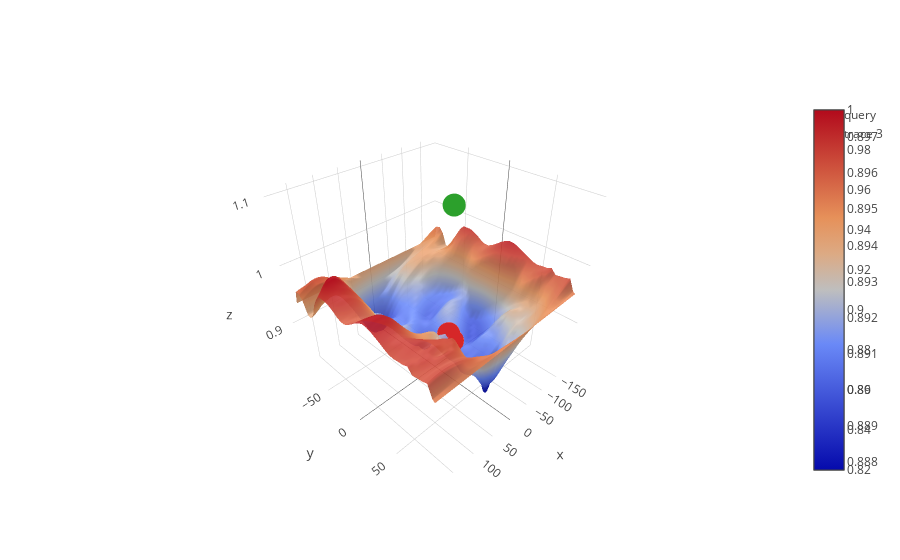

The cell this chart's notebook holds for it:
### Code cell
data = [go.Surface( z=tiegcm.z[time_index, height_index, :, :]/norm,
                    x=tiegcm.lon,
                    y=tiegcm.lat,
                    opacity = .9,
                   name = 'max_height'
                    ),
        go.Surface( z=z_column[0, height_index, :, :]/norm,
                    x=lon_column[height_index],
                    y = lat_column[height_index],
                    opacity = 1,
                   name = 'column_height',
                    ),
        go.Scatter3d(x = [p.longitude], y =[ p.latitude],z = [p.height/norm], name = 'query', mode = 'markers'),
        go.Scatter3d(x = [lon[c[0], c[1]] for c in coord_indices], 
                     y = [lat[c[0], c[1]] for c in coord_indices], 
                     z = tiegcm.z[time_index,height_index, lat_indices, lon_indices]/norm, mode = 'markers')
]

iplot(data)

### Figure 1 — Plotly figure (JSON) as saved in the notebook; plotly's stock layout.template omitted (floating-point values rounded to 4 significant figures; data arrays with more than 128 entries replaced by an {"elided": "..."} marker saying what was removed)
{"data": [{"name": "max_height", "opacity": 0.9, "type": "surface", "x": [-180, -175, -170, -165, -160, -155, -150, -145, -140, -135, -130, -125, -120, -115, -110, -105, -100, -95, -90, -85, -80, -75, -70, -65, -60, -55, -50, -45, -40, -35, -30, -25, -20, -15, -10, -5, 0, 5, 10, 15, 20, 25, 30, 35, 40, 45, 50, 55, 60, 65, 70, 75, 80, 85, 90, 95, 100, 105, 110, 115, 120, 125, 130, 135, 140, 145, 150, 155, 160, 165, 170, 175, 180], "y": [-90, -87.5, -82.5, -77.5, -72.5, -67.5, -62.5, -57.5, -52.5, -47.5, -42.5, -37.5, -32.5, -27.5, -22.5, -17.5, -12.5, -7.5, -2.5, 2.5, 7.5, 12.5, 17.5, 22.5, 27.5, 32.5, 37.5, 42.5, 47.5, 52.5, 57.5, 62.5, 67.5, 72.5, 77.5, 82.5, 87.5, 90], "z": {"elided": "38x73 float values"}}, {"name": "column_height", "opacity": 1, "type": "surface", "x": [[0, 5], [0, 5]], "y": [[17.5, 17.5], [22.5, 22.5]], "z": [[0.8963, 0.8977], [0.8878, 0.89]]}, {"mode": "markers", "name": "query", "type": "scatter3d", "x": [0.5], "y": [20.5], "z": [1.1]}, {"mode": "markers", "type": "scatter3d", "x": [0, 0, 5], "y": [22.5, 17.5, 22.5], "z": [0.8878, 0.8963, 0.89]}], "layout": {}}
